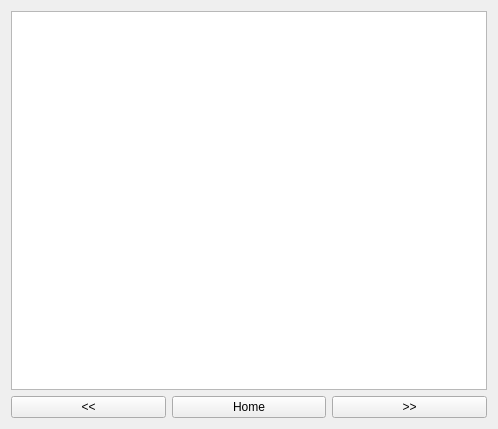
<?xml version="1.0" encoding="UTF-8"?>
<ui version="4.0">
 <class>HelpBrowser</class>
 <widget class="QWidget" name="HelpBrowser">
  <property name="geometry">
   <rect>
    <x>0</x>
    <y>0</y>
    <width>498</width>
    <height>429</height>
   </rect>
  </property>
  <property name="windowTitle">
   <string>Help</string>
  </property>
  <layout class="QGridLayout" name="gridLayout">
   <item row="0" column="0" colspan="3">
    <widget class="QTextBrowser" name="ptxtBrowser"/>
   </item>
   <item row="1" column="0">
    <widget class="QPushButton" name="pcmdBack">
     <property name="text">
      <string>&lt;&lt;</string>
     </property>
    </widget>
   </item>
   <item row="1" column="1">
    <widget class="QPushButton" name="pcmdHome">
     <property name="text">
      <string>Home</string>
     </property>
    </widget>
   </item>
   <item row="1" column="2">
    <widget class="QPushButton" name="pcmdForward">
     <property name="text">
      <string>&gt;&gt;</string>
     </property>
    </widget>
   </item>
  </layout>
 </widget>
 <resources/>
 <connections/>
</ui>
